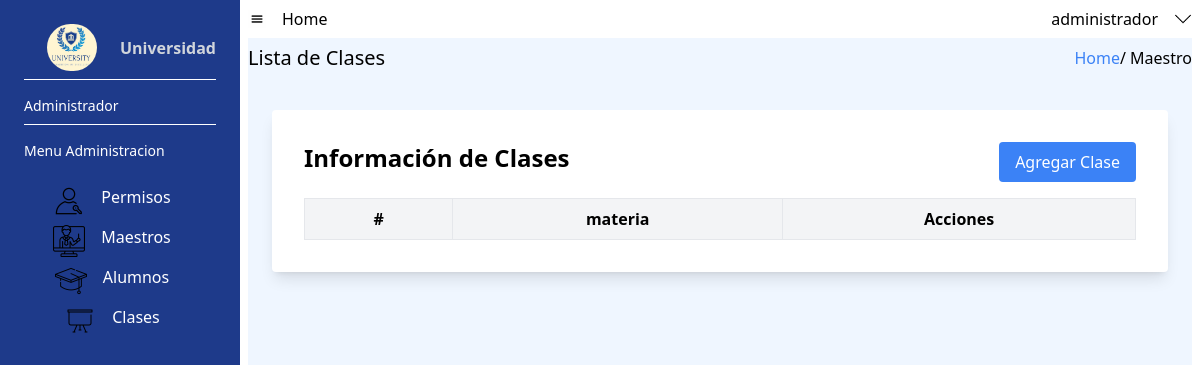
Page /Adm_Das_Class.php (signed in) on the earlier database version.
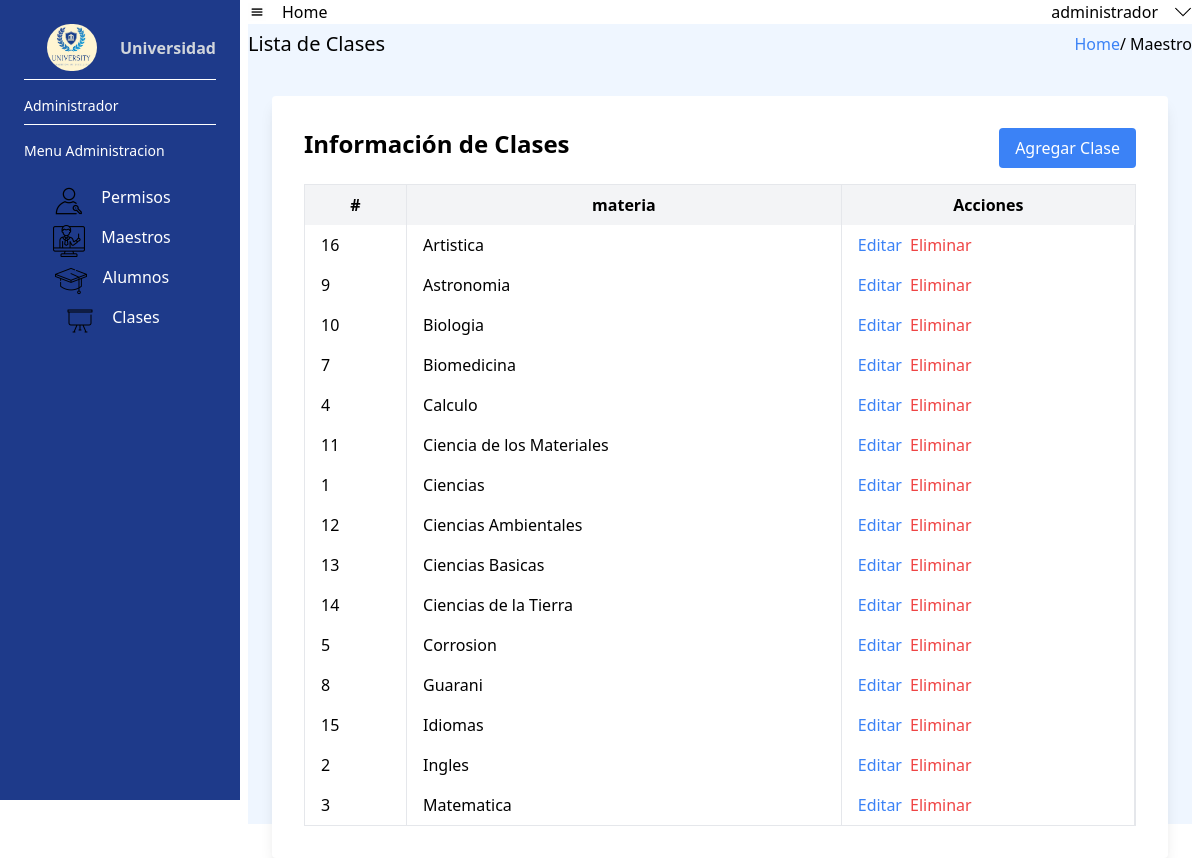
Same page on the later database version.
### tables this page shows
CREATE TABLE `materia` (
  `id_materia` int(11) NOT NULL,
  `nombre_materia` varchar(100) NOT NULL
);

### Adm_Das_Class.php (the view, shortened to what the changed rows need)
<!DOCTYPE html>
<html>
<head>
    <link rel="stylesheet" href="/dist//output.css">
</head>
<body>
    <div class="w-screen h-screen flex">
        <div class="flex flex-col w-[calc(100%-15rem)] px-2">
            <section class=" h-screen bg-blue-50">
                <div class="flex  w-full flex-row justify- items-center    ">
                    <div class="flex h-10 w-full  flex-row justify-between items-center">
                        <h1 class="text-xl"> Lista de Clases </h1>
                    </div>
                </div>
                <div class="max-w-4xl mx-auto p-8 bg-white rounded shadow-lg mt-8">
                    <table class="w-full border-collapse border">
                        <thead>
                            <tr class="bg-gray-100">
                                <th class="py-2 px-4 border-r">#</th>
                                <th class="py-2 px-4 border-r">materia</th>
                                <th class="py-2 px-4 border-r">Acciones</th>
                            </tr>
                        </thead>
                        <tbody>
                            <?php
                            include('conecction.php');
                            $query  = "SELECT  * FROM `materia`";
                            $result = $mysqli->query($query);
                            while ($row = $result->fetch_assoc()) {
                                echo "<tr class='bg-white'>";
                                echo "<td class='py-2 px-4 border-r'>" . $row['id_materia'] . "</td>";
                                echo "<td class='py-2 px-4 border-r'>" . $row['nombre_materia'] . "</td>";
                                echo "<td class='py-2 px-4 border-r flex flex-row'>";
                                echo "<button class='text-blue-500 hover:underline' id='modalUpdateToggle'
                                        onclick='openUpdateModal(this)'>Editar</button>";
                                echo "<button class='text-red-500 hover:underline ml-2'>Eliminar</button>";
                                echo "</td>";
                                echo " </tr>";
                            }
                            ?>
                        </tbody>
                    </table>
                </div>
            </section>
        </div>
    </div>
</body>
</html>

Differences in the rows shown:
added materia: id_materia "16", nombre_materia "Artistica"
added materia: id_materia "9", nombre_materia "Astronomia"
added materia: id_materia "10", nombre_materia "Biologia"
added materia: id_materia "7", nombre_materia "Biomedicina"
added materia: id_materia "4", nombre_materia "Calculo"
added materia: id_materia "11", nombre_materia "Ciencia de los Materiales"
added materia: id_materia "1", nombre_materia "Ciencias"
added materia: id_materia "12", nombre_materia "Ciencias Ambientales"
added materia: id_materia "13", nombre_materia "Ciencias Basicas"
added materia: id_materia "14", nombre_materia "Ciencias de la Tierra"
added materia: id_materia "5", nombre_materia "Corrosion"
added materia: id_materia "8", nombre_materia "Guarani"
added materia: id_materia "15", nombre_materia "Idiomas"
added materia: id_materia "2", nombre_materia "Ingles"
added materia: id_materia "3", nombre_materia "Matematica"
